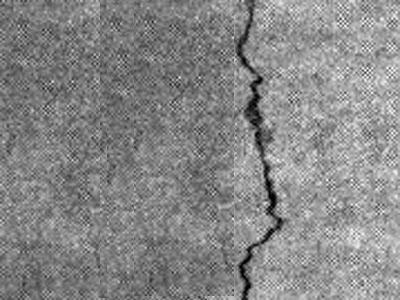
%> input picture 第21章 路面裂缝检测系统设计/images/ceshi1.jpg, 400 x 300 px
$ octave --eval "result = Process_Main(imread('images/ceshi1.jpg'));"   (GNU Octave 9; MATLAB toolbox functions it lacks are replaced by stand-ins)
%> lines starting %> are read from the running program, lines starting %| are printed output that depends on the picture; in (x1, y1, x2, y2) boxes, pixels count from 0 and x2, y2 are one past the last pixel; in counts of white or black regions, pixels touching at a corner belong together; the program's own positions count from 1
### 第21章 路面裂缝检测系统设计/hist_con.m
function s_out = hist_con(s_in, flag)
if nargin < 2
    flag = 0;
end
if ndims(s_in) == 3
    I = rgb2gray(s_in);
else
    I = s_in;
end
s_out = histeq(I);
if flag
    figure;
    subplot(2, 2, 1); imshow(I); title('原图');
    subplot(2, 2, 2); imhist(I); title('原图直方图');
    subplot(2, 2, 3); imshow(s_out); title('均衡化结果');
    subplot(2, 2, 4); imhist(s_out); title('均衡化结果直方图');
end

### 第21章 路面裂缝检测系统设计/med_process.m
function s_out = med_process(s_in, flag)
if nargin < 2
    flag = 0;
end
if ndims(s_in) == 3
    I = rgb2gray(s_in);
else
    I = s_in;
end
s_out = medfilt2(I);
if flag
    figure;
    subplot(2, 2, 1); imshow(I); title('原图');
    subplot(2, 2, 2); imhist(I); title('原图直方图');
    subplot(2, 2, 3); imshow(s_out); title('中值滤波');
    subplot(2, 2, 4); imhist(s_out); title('中值滤波直方图');
end

### 第21章 路面裂缝检测系统设计/adjgamma.m
function newim = adjgamma(im, g)
if nargin < 2
    g = 1;
end

if g <= 0
    error('Gamma参数必须大于0');
end
if ndims(im) == 3
    I = rgb2gray(im);
else
    I = im;
end
if isa(I,'uint8')
    newim = double(I);
else
    newim = I;
end
newim = newim-min(min(newim));
newim = newim./max(max(newim));
newim =  newim.^(1/g);

### 第21章 路面裂缝检测系统设计/IterProcess.m
function [bw, th] = IterProcess(Img)
if ndims(Img) == 3
    I = rgb2gray(Img);
else
    I = Img;
end

T0 = (double(max(I(:))) + double(min(I(:))))/2;
flag = 1;

while flag
    ind1 = I > T0;
    ind2 = ~ind1;
    T1 = (mean(double(I(ind1))) + mean(double(I(ind2))))/2;
    flag = abs(T1-T0) > 0.5;
    T0 = T1;
end
bw = ind1;
th = T1;

### 第21章 路面裂缝检测系统设计/bw_filter.m
function bwn = bw_filter(bw, keepnum)
if nargin < 2
    keepnum = 15;
end
[L, num] = bwlabel(bw, 8);
Ln = zeros(1, num);
stats = regionprops(L, 'Area');
Ln = cat(1, stats.Area);
[Ln, ind] = sort(Ln);
if num>keepnum || num==keepnum
    for i = 1 : num-keepnum
        bw(L == ind(i)) = 0;
    end
end
bwn = bw;

### 第21章 路面裂缝检测系统设计/Identify_Object.m
function bwn = Identify_Object(bw, MinArea, MinRate)
if nargin < 3
    MinRate = 3;
end
if nargin < 2
    MinArea = 20;
end
[L, num] = bwlabel(bw);
stats = regionprops(L, 'Area', 'MajorAxisLength', ...
    'MinorAxisLength');
Ap = cat(1, stats.Area);
Lp1 = cat(1, stats.MajorAxisLength);
Lp2 = cat(1, stats.MinorAxisLength);
Lp = Lp1./Lp2;
for i = 1 : num
    if Ap(i) < MinArea
        bw(L == i) = 0;
    end
end
MinRate = max(Lp)*0.4;
for i = 1 : num
    if Lp(i) < MinRate
        bw(L == i) = 0;
    end
end
bwn = bw;

### 第21章 路面裂缝检测系统设计/ImageProject.m
function [projectr, projectc] = ImageProject(bw)
projectr = sum(bw, 2);
projectc = sum(bw, 1);

### 第21章 路面裂缝检测系统设计/Judge_Crack.m
function bwn = Judge_Crack(bw, Ig, th)
if nargin < 3
    th = 20;
end
[L, num] = bwlabel(bw);
Ig = im2uint8(mat2gray(Ig));
Ig = double(Ig);
stats = regionprops(L, 'Area', 'BoundingBox');
for i = 1 : num
    Ymin = round(stats(i).BoundingBox(1));
    Ymax = round(stats(i).BoundingBox(1) + stats(i).BoundingBox(3));
    Xmin = round(stats(i).BoundingBox(2));
    Xmax = round(stats(i).BoundingBox(2) + stats(i).BoundingBox(4));
    sum1(i) = 0;
    for k1 = Xmin : Xmax-1
        for k2 = Ymin : Ymax-1
            sum1(i) = sum1(i) + Ig(k1, k2);
        end
    end
    RectArea(i) = stats(i).BoundingBox(3)*stats(i).BoundingBox(4);
    Average1(i) = sum1(i)/RectArea(i);
    [r, c] = find(L == i);
    Ln(i) = length(find(L==i));
    for j = 1 : Ln(i)
        gv(i, j) = Ig(r(j), c(j));
    end
    sum2(i) = sum(gv(i, :));
    Average2(i) = sum2(i)/Ln(i);
    Sub(i) = abs(Average1(i) - Average2(i));
    if Sub(i) < th
        bw(find(L==i)) = 0;
    end
end
bwn = bw;

### 第21章 路面裂缝检测系统设计/Bridge_Crack.m
function bwn = Bridge_Crack(bw)
[row, col] = size(bw);
[L, num] = bwlabel(bw);
bwn = bw;
if num < 2
    return;
end
stats = regionprops(L, 'BoundingBox');
for i = 1 : num
    l(i) = round(stats(i).BoundingBox(1) + 0.5);
    b(i) = round(stats(i).BoundingBox(2) - 0.5);
    r(i) = round(stats(i).BoundingBox(1) + stats(i).BoundingBox(3) - 1.5);
    rb(i) = round(stats(i).BoundingBox(2) + stats(i).BoundingBox(4));
end
l(l<=0) = 1;
b(b<=0) = 1;
r(r>=col) = col;
rb(rb>=row) = row;
try
    for i = 1 : num-1
        for j = b(i) : rb(i)
            if bw(j, r(i)) ~= 0
                break;
            end
        end
        for k = b(i+1) : rb(i+1)
            if bw(k, l(i+1)) ~= 0
                break;
            end
        end
        Yi = l(i+1); Ya = r(i);
        Xi=  k; Xa = j;
        d = Yi - Ya;
        e = Xa - Xi;
        if e>0
            if (d>e) || (d==e);
                for p = 1 : e
                    bw(j-p, r(i)+p) = 1;
                    bw(j-p-1, r(i)+p) = 1;
                    bw(j-p+1, r(i)+p) = 1;
                end
                for q = e+1 : d-1
                    bw(j-e, r(i)+q) = 1;
                    bw(j-e-1, r(i)+q) = 1;
                    bw(j-e+1, r(i)+q) = 1;
                end
            end
            if d<e
                for p = 1:d
                    bw(j-p, r(i)+d) = 1;
                    bw(j-p-1, r(i)+d) = 1;
                    bw(j-p+1, r(i)+d) = 1;
                end
                for q = d+1 : e-1
                    bw(j-q, r(i)+d) = 1;
                    bw(j-q, r(i)+d-1) = 1;
                    bw(j-q, r(i)+d+1) = 1;
                end
            end
            if d == 0;
                for p = 1 : e
                    bw(j-p, r(i)) = 1;
                    bw(j-p, r(i)-1) = 1;
                    bw(j-p, r(i)+1) = 1;
                end
            end
        end
        if e < 0
            e = abs(e);
            if (d>e) || (d==e)
                for p = 1:e;
                    bw(j+p, r(i)+p) = 1;
                    bw(j+p-1, r(i)+p) = 1;
                    bw(j+p+1, r(i)+p) = 1;
                end
                for q = e+1 : d-1
                    bw(j+e, r(i)+q) = 1;
                    bw(j+e-1, r(i)+q) = 1;
                    bw(j+e+1, r(i)+q) = 1;
                end
            end
            if d < e
                for p = 1 : d
                    bw(j+p, r(i)+p) = 1;
                    bw(j+p-1, r(i)+p) = 1;
                    bw(j+p+1, r(i)+p) = 1;
                end
                for q = d+1 : e-1
                    bw(j+q, r(i)+d) = 1;
                    bw(j+q, r(i)+d-1) = 1;
                    bw(j+q, r(i)+d+1) = 1;
                end
            end
            if d == 0
                for p = 1:e
                    bw(j+p, r(i)) = 1;
                    bw(j+p, r(i)-1) = 1;
                    bw(j+p, r(i)+1) = 1;
                end
            end
        end
        if e == 0
            for p = 1 : d
                bw(j, r(i)+p) = 1;
                bw(j-1, r(i)+p) = 1;
                bw(j+1, r(i)+p) = 1;
            end
        end
        if d<0
            for p = min(Xa, Xi) : max(Xa, Xi)
                for q = min(Ya, Yi) : max(Ya, Yi)
                    bw(p, q) = 1;
                end
            end
        end
    end
catch
    bwn = bw;
    return;
end
bwn = bw;

### 第21章 路面裂缝检测系统设计/Judge_Direction.m
function [flag, rect] = Judge_Direction(bw)
[L, num] = bwlabel(bw);
stats = regionprops(bw, 'Area', 'BoundingBox');
Area = cat(1, stats.Area);
[Area, ind] = sort(Area, 'descend');
if num == 1
    rect = stats.BoundingBox;
else
    rect1 = stats(ind(1)).BoundingBox;
    rect2 = stats(ind(2)).BoundingBox;
    s1 = [rect1(1); rect2(1)];
    s2 = [rect1(2); rect2(2)];
    s = [min(s1) min(s2) rect1(3)+rect2(3) rect1(4)+rect2(4)];
    rect = s;
end
rate = rect(3)/rect(4);
if rate > 1
    flag = 1;
else
    flag = 2;
end

### 第21章 路面裂缝检测系统设计/Process_Main.m
function Result = Process_Main(I)
% 主函数
% 输入参数：
% I——输入图像
% 输出参数：
% Result——结果图像

 % 灰度化
if ndims(I) == 3
    I1 = rgb2gray(I);
else
    I1 = I;
end

% 直方图增强
I2 = hist_con(I1,0);
% 中值滤波
I3 = med_process(I2,0);
% 图像增强
I4 = adjgamma(I3, 2);
% 迭代法求阈值
[bw, th] = IterProcess(I4); % th = 0.5438

bw = ~bw; % 反色
% 二值图像滤波
bwn1 = bw_filter(bw, 15);
% 裂缝识别
bwn2 = Identify_Object(bwn1);

% 曲线投影
[projectr, projectc] = ImageProject(bwn2);
[r, c] = size(bwn2);
% 裂缝判断
bwn3 = Judge_Crack(bwn2, I4);
% 裂缝拼接
bwn4 = Bridge_Crack(bwn3);

% 裂缝形状识别
[flag, rect] = Judge_Direction(bwn4);
if flag == 1
    str = '横向裂缝';
    wdmax = max(projectc);
    wdmin = min(projectc);
else
    str = '纵向裂缝';
    wdmax = max(projectr);
    wdmin = min(projectr);
end


% 输入图像
Result.Image = I1;
% 直方图增强
Result.hist = I2;
% 中值滤波
Result.Medfilt = I3;
% 图像增强
Result.Enance = I4;
% 二值图像
Result.Bw = bw;
% 二值图像滤波
Result.BwFilter = bwn1;
% 裂缝识别
Result.CrackRec = bwn2;
% 裂缝投影
Result.Projectr = projectr;
Result.Projectc = projectc;
% 裂缝判断
Result.CrackJudge = bwn3;
% 裂缝拼接
Result.CrackBridge = bwn4;
% 裂缝形状
Result.str = str;
% 裂缝标记
Result.rect = rect;
% 最后的二值图像
Result.BwEnd = bwn4;
% 面积信息
Result.BwArea = bwarea(bwn4);
% 长度信息
Result.BwLength = max(rect(3:4));
% 宽度信息
Result.BwWidthMax = wdmax;
% 宽度信息
Result.BwWidthMin = wdmin;
% 阈值信息
Result.BwTh = th;
%> in med_process, `s_out = medfilt2(I);`:
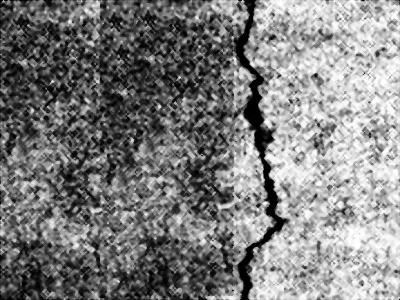
%> s_out: size 300x400 uint8; min 0, max 255, mean 126.8
%> in adjgamma, `newim =  newim.^(1/g);`:
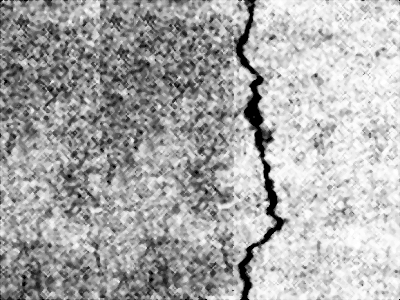
%> newim: size 300x400 double; min 0, max 1, mean 0.668
%> in IterProcess, `T0 = (double(max(I(:))) + double(min(I(:))))/2;`: T0 = 0.5
%> the loop in IterProcess, `while flag` made 1 pass
%> (T1, flag, T0) on pass 1: (0.554, false, 0.554)
%> pass 1, in IterProcess, `ind1 = I > T0;`:
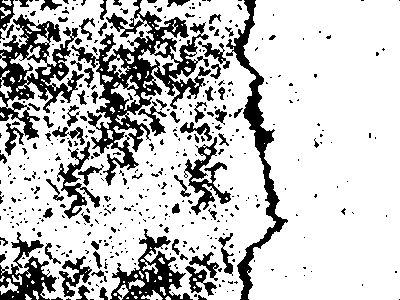
%> ind1: size 300x400 logical; 76.8% white; 443 black regions (359 under 20 px), largest, box (x1, y1, x2, y2) and area: (71, 0, 211, 186) 6944, (0, 14, 84, 140) 3868, (226, 0, 288, 300) 3007
%> in IterProcess, `th = T1;`: th = 0.554
%> in bw_filter, `[L, num] = bwlabel(bw, 8);`:
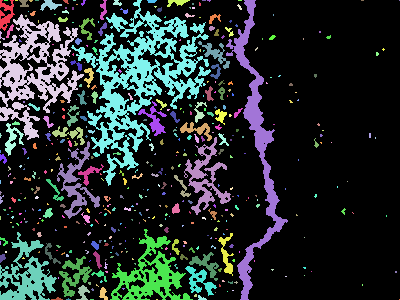
%> L: size 300x400 double; 444 distinct labels, from 0 to 443; one colour per label, 0 black
%> in bw_filter, `[L, num] = bwlabel(bw, 8);`: num = 443
%> in bw_filter, `stats = regionprops(L, 'Area');`: stats = 443 regions; largest, Area: 6944, 3868, 3007, 2029, 1623
%> in bw_filter, `Ln = cat(1, stats.Area);`: Ln = 443 values, max 6944 at index 121, min 1 at index 46, mean 62.94
%> in bw_filter, `[Ln, ind] = sort(Ln);`: Ln = 443 values from 1 to 6944; ind = 443 values, max 443 at index 30, min 1 at index 430, mean 222
%> after the loop in bw_filter, `for i = 1 : num-keepnum`:
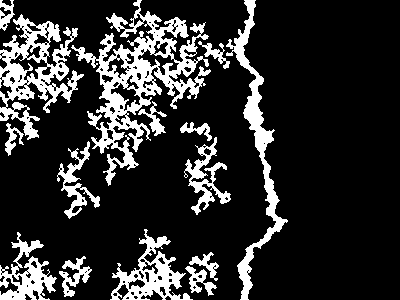
%> bw: size 300x400 logical; 18.3% white; 15 white regions, largest, box (x1, y1, x2, y2) and area: (71, 0, 211, 186) 6944, (0, 14, 84, 140) 3868, (226, 0, 288, 300) 3007
%> in Identify_Object, `[L, num] = bwlabel(bw);`:
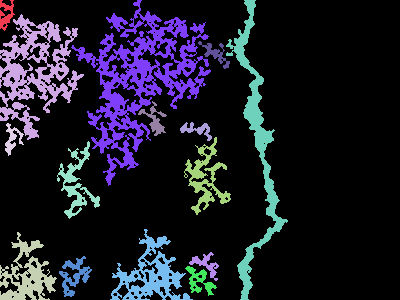
%> L: size 300x400 double; 16 distinct labels, from 0 to 15; one colour per label, 0 black
%> in Identify_Object, `[L, num] = bwlabel(bw);`: num = 15
%> in Identify_Object, `stats = regionprops(L, 'Area', 'MajorAxisLength', 'MinorAxisLength');`: stats = 15 regions; largest, Area, MajorAxisLength and MinorAxisLength: 6944 172.1 108.8, 3868 117.4 80.27, 3007 334.8 44.53, 2029 74.38 66.45, 1623 67.4 53.7
%> in Identify_Object, `Ap = cat(1, stats.Area);`: Ap = [235; 3868; 1623; 245; 908; 524; 6944; 2029; 300; 234; 1115; 367; 274; 259; 3007]
%> in Identify_Object, `Lp1 = cat(1, stats.MajorAxisLength);`: Lp1 = [32.16; 117.4; 67.4; 31.87; 77.42; 42.37; 172.1; 74.38; 36.05; 37.94; 72.67; 36.59; 34.63; 37.98; 334.8]
%> in Identify_Object, `Lp2 = cat(1, stats.MinorAxisLength);`: Lp2 = [15.36; 80.27; 53.7; 18.3; 37.62; 28.28; 108.8; 66.45; 20.13; 14.21; 41.59; 22.16; 19.51; 16.02; 44.53]
%> in Identify_Object, `Lp = Lp1./Lp2;`: Lp = [2.09; 1.46; 1.26; 1.74; 2.06; 1.5; 1.58; 1.12; 1.79; 2.67; 1.75; 1.65; 1.77; 2.37; 7.52]
%> the loop in Identify_Object, `for i = 1 : num` made 15 passes
%> in Identify_Object, `MinRate = max(Lp)*0.4;`: MinRate = 3.01
%> after the loop in Identify_Object, `for i = 1 : num`:
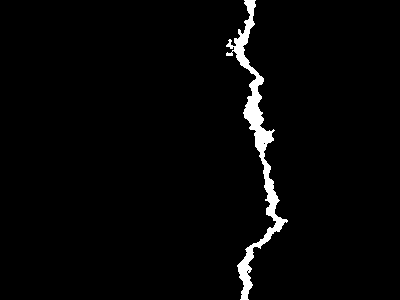
%> bw: size 300x400 logical; 2.5% white; 1 white region, box (x1, y1, x2, y2) and area: (226, 0, 288, 300) 3007
%> in ImageProject, `projectr = sum(bw, 2);`: projectr = 300 values, max 20 at index 113, min 3 at index 159, mean 10.02
%> in ImageProject, `projectc = sum(bw, 1);`: projectc = 400 values, max 115 at index 248, min 0 at index 1, mean 7.52
%> in Judge_Crack, `[L, num] = bwlabel(bw);`: L: size 300x400 double; values 0 (black) and 1 (white), 2.5% white; 1 white region
%> in Judge_Crack, `[L, num] = bwlabel(bw);`: num = 1
%> in Judge_Crack, `stats = regionprops(L, 'Area', 'BoundingBox');`: stats = 1 region; box (x1, y1, x2, y2) and Area: (226, 0, 288, 300) 3007
%> the loop in Judge_Crack, `for i = 1 : num` made 1 pass
%> (Ymin, Ymax, Xmin, Xmax) on pass 1: (227, 289, 1, 301)
%> after the loop in Judge_Crack, `for i = 1 : num`: gv = 3007 values, max 125 at index 5, min 0 at index 100, mean 31.31
%> in Judge_Direction, `Area = cat(1, stats.Area);`: Area = 3007
%> in Judge_Direction, `[Area, ind] = sort(Area, 'descend');`: ind = 1
%> in Judge_Direction, `rect = stats.BoundingBox;`: rect = [226.5 0.5 62 300]
%> in Judge_Direction, `rate = rect(3)/rect(4);`: rate = 0.207
%> in Process_Main, `[flag, rect] = Judge_Direction(bwn4);`: flag = 2; rect = [226.5 0.5 62 300]
%> in Process_Main, `wdmax = max(projectr);`: wdmax = 20
%> in Process_Main, `wdmin = min(projectr);`: wdmin = 3
%> in Process_Main, `Result.Projectr = projectr;`: Result.Projectr has the same summary as projectr in ImageProject
%> in Process_Main, `Result.Projectc = projectc;`: Result.Projectc has the same summary as projectc in ImageProject
%> in Process_Main, `Result.rect = rect;`: Result.rect = [226.5 0.5 62 300]
%> in Process_Main, `Result.BwArea = bwarea(bwn4);`: Result.BwArea = 3054
%> in Process_Main, `Result.BwLength = max(rect(3:4));`: Result.BwLength = 300
%> in Process_Main, `Result.BwWidthMax = wdmax;`: Result.BwWidthMax = 20
%> in Process_Main, `Result.BwWidthMin = wdmin;`: Result.BwWidthMin = 3
%> in Process_Main, `Result.BwTh = th;`: Result.BwTh = 0.554
